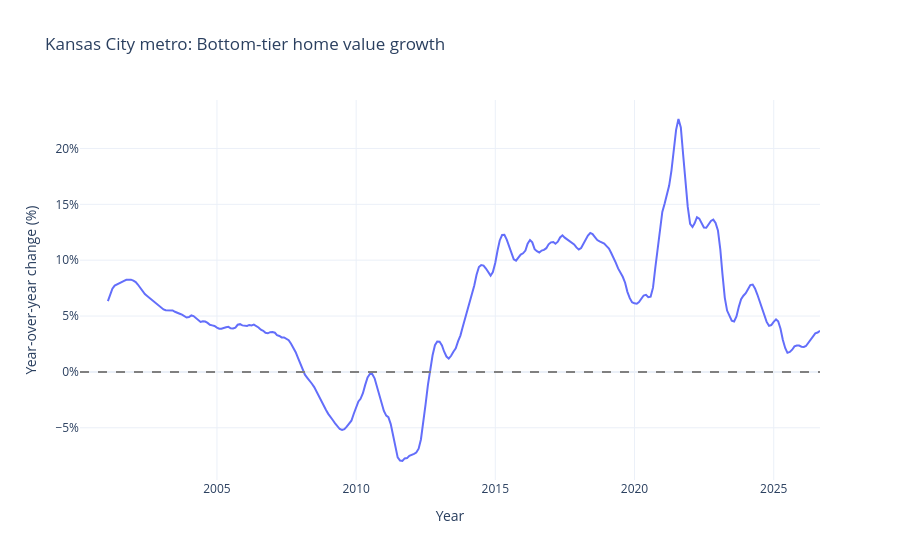

This figure's notebook cell:
### Code cell
# Compare each month with the same month one year earlier.
kc_monthly["yoy_pct"] = (
    kc_monthly["bottom_tier_zhvi"]
    .pct_change(periods=12, fill_method=None)
    .mul(100)
)

# Find the month with the largest year-over-year percentage increase.
fastest = kc_monthly.loc[kc_monthly["yoy_pct"].idxmax()]

print(
    f"Largest year-over-year increase: {fastest['yoy_pct']:.1f}% "
    f"in {fastest['date']:%B %Y}"
)

fig_growth = px.line(
    kc_monthly,
    x="date",
    y="yoy_pct",
    title="Kansas City metro: Bottom-tier home value growth",
    labels={"date": "Year", "yoy_pct": "Year-over-year change (%)"},
    template="plotly_white"
)

fig_growth.add_hline(y=0, line_dash="dash", line_color="gray")
fig_growth.update_layout(yaxis_ticksuffix="%", height=450)
fig_growth.show()

### Figure 1 — Plotly figure (JSON) as saved in the notebook; plotly's stock layout.template omitted (floating-point values rounded to 4 significant figures; data arrays with more than 128 entries replaced by an {"elided": "..."} marker saying what was removed)
{"data": [{"hovertemplate": "Year=%{x}<br>Year-over-year change (%)=%{y}<extra></extra>", "legendgroup": "", "line": {"color": "#636efa", "dash": "solid"}, "marker": {"symbol": "circle"}, "mode": "lines", "name": "", "orientation": "v", "showlegend": false, "type": "scatter", "x": {"elided": "320 str values"}, "xaxis": "x", "y": {"elided": "320 float values"}, "yaxis": "y"}], "layout": {"autosize": true, "legend": {"tracegroupgap": 0}, "shapes": [{"line": {"color": "gray", "dash": "dash"}, "type": "line", "x0": 0, "x1": 1, "xref": "x domain", "y0": 0, "y1": 0, "yref": "y"}], "title": {"text": "Kansas City metro: Bottom-tier home value growth"}, "xaxis": {"anchor": "y", "autorange": true, "domain": [0, 1], "range": ["2000-01-31", "2026-08-31"], "title": {"text": "Year"}, "type": "date"}, "yaxis": {"anchor": "x", "autorange": true, "domain": [0, 1], "range": [-9.674, 24.34], "ticksuffix": "%", "title": {"text": "Year-over-year change (%)"}, "type": "linear"}}}
